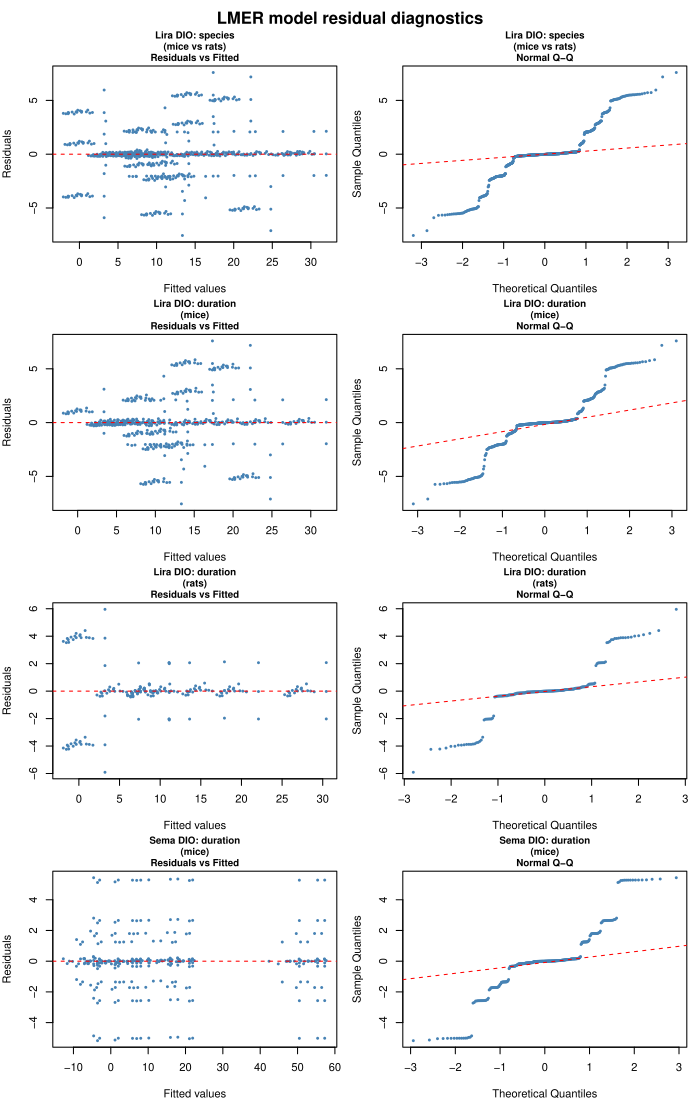

The script that saved this image:
################################################################################
# Combined LMER Diagnostics: Residuals vs Fitted + Normal Q-Q
#
# Models:
#   1. Lira DIO species         (mice vs rats)
#   2. Lira DIO duration, mice
#   3. Lira DIO duration, rats
#   4. Sema DIO duration, mice
#
# Output: lmer_combined_diagnostics.pdf  (2 rows × 4 columns)
#
# Usage:  Rscript lmer_combined_diagnostics.R [data_file]
#   default data_file: ../../data/obesity_a2h_v2.csv
################################################################################

suppressPackageStartupMessages({
  library(dplyr)
  library(lme4)
})

## ---------------------------------------------------------------------------
## 0. Data
## ---------------------------------------------------------------------------

args      <- commandArgs(trailingOnly = TRUE)
data_file <- if (length(args) >= 1) args[1] else "../../data/obesity_a2h_v2.csv"
cat(sprintf("Reading data from: %s\n\n", data_file))

df_raw <- read.csv(data_file, check.names = FALSE)

df_raw <- df_raw %>%
  rename(
    NCT_Number      = `NCT Number`,
    pre_dose_mgkg   = `preclinical_dosage_amount_value(mg/kg)`,
    pre_dur_days    = `preclinical_dosage_duration(days)`,
    pre_wt_treat_g  = `preclinical_animal_weight_before_treatment(grams)`,
    pre_age_treat_d = `preclinical_animal_age_before_treatment(days)`,
    pre_sex         = preclinical_animal_sex,
    pre_strain      = preclinical_animal_strain,
    pre_species     = preclinical_animal_species,
    pre_dose_freq   = preclinical_dosage_frequency,
    pre_n           = preclinical_animal_subject_size,
    clin_dose_mg    = `clinical_dosage_amount_value(mg)`,
    clin_dur_days   = `clinical_dosage_duration(days)`,
    clin_age_groups = clinical_age_groups,
    clin_phases     = clinical_phases,
    y               = translation_outcome
  ) %>%
  mutate(
    pre_age_treat_d_missing = as.integer(is.na(pre_age_treat_d)),
    pre_age_treat_d  = ifelse(is.na(pre_age_treat_d),
                              median(pre_age_treat_d, na.rm = TRUE), pre_age_treat_d),
    pre_species      = factor(pre_species),
    pre_sex          = factor(pre_sex),
    pre_dose_freq    = factor(pre_dose_freq),
    clin_age_groups  = factor(clin_age_groups),
    clin_phases      = factor(clin_phases),
    intervention     = factor(intervention),
    NCT_Number       = factor(NCT_Number),
    pmcid            = factor(pmcid),
    model_type = case_when(
      grepl("DIO|diet|high-fat|HFD",           preclinical_disease_model, ignore.case = TRUE) ~ "DIO",
      grepl("ob/ob|db/db|genetic|leptin",       preclinical_disease_model, ignore.case = TRUE) ~ "Genetic",
      TRUE ~ "Other"
    )
  )

## ---------------------------------------------------------------------------
## Helper: standardise columns
## ---------------------------------------------------------------------------

safe_scale <- function(x) {
  s <- sd(x, na.rm = TRUE)
  if (is.na(s) || s == 0) return(x - mean(x, na.rm = TRUE))
  as.numeric(scale(x))
}

add_scaled_cols <- function(df, global_cols, drug_cols) {
  df[paste0(global_cols, "_z")] <- scale(df[global_cols])
  df <- df %>% mutate(across(all_of(drug_cols), safe_scale, .names = "{.col}_z"))
  df
}

fit_lmer <- function(fml, data) {
  for (opt in c("bobyqa", "nlminbwrap", "Nelder_Mead")) {
    m <- tryCatch(
      suppressWarnings(lmer(as.formula(fml), data = data, REML = TRUE,
                            control = lmerControl(optimizer = opt))),
      error = function(e) NULL
    )
    if (!is.null(m)) return(m)
  }
  stop(paste("All optimisers failed for formula:", fml))
}

## ---------------------------------------------------------------------------
## Model 1: Lira DIO species (mice vs rats)
## ---------------------------------------------------------------------------

global_cols1 <- c("pre_age_treat_d", "clinical_sample_size", "pre_n")
drug_cols1   <- c("pre_dose_mgkg_log", "pre_dur_days", "clin_dose_mg", "clin_dur_days")

df1 <- df_raw %>%
  filter(
    tolower(as.character(intervention)) == "liraglutide",
    pre_species %in% c("mice", "rats"),
    model_type == "DIO",
    !is.na(y), !is.na(pre_dur_days),
    !preclinical_arm_id %in% c(144L, 170L, 263L)
  ) %>%
  mutate(pre_dose_mgkg_log = log(pre_dose_mgkg)) %>%
  droplevels()

df1 <- add_scaled_cols(df1, global_cols1, drug_cols1)

fml1 <- paste(
  "y ~ pre_species + pre_dur_days_z + preclinical_administration_route +",
  "pre_dose_freq + pre_age_treat_d_z + pre_age_treat_d_missing +",
  "pre_dose_mgkg_log_z + pre_n_z + clin_dose_mg_z + clin_dur_days_z +",
  "clinical_sample_size_z + clin_age_groups + clin_phases + pre_sex +",
  "(1 | pmcid) + (1 | NCT_Number)"
)

cat("Fitting model 1: Lira DIO species...\n")
m1 <- fit_lmer(fml1, df1)

## ---------------------------------------------------------------------------
## Model 2: Lira DIO duration, mice
## ---------------------------------------------------------------------------

global_cols2 <- c("pre_age_treat_d", "clinical_sample_size", "pre_n")
drug_cols2   <- c("pre_dose_mgkg_log", "clin_dose_mg", "clin_dur_days")

df2 <- df_raw %>%
  filter(
    tolower(as.character(intervention)) == "liraglutide",
    pre_species == "mice",
    model_type == "DIO",
    !is.na(y), !is.na(pre_dur_days),
    !preclinical_arm_id %in% c(144L, 263L)
  ) %>%
  mutate(pre_dose_mgkg_log = log(pre_dose_mgkg)) %>%
  droplevels()

df2 <- add_scaled_cols(df2, global_cols2, drug_cols2)

fml2 <- paste(
  "y ~ pre_dur_days + pre_dose_freq + clin_age_groups + clin_phases + pre_sex +",
  "pre_age_treat_d_z + pre_age_treat_d_missing + pre_dose_mgkg_log_z +",
  "pre_n_z + clin_dose_mg_z + clin_dur_days_z + clinical_sample_size_z +",
  "(1 | pmcid) + (1 | NCT_Number)"
)

cat("Fitting model 2: Lira DIO duration (mice)...\n")
m2 <- fit_lmer(fml2, df2)

## ---------------------------------------------------------------------------
## Model 3: Lira DIO duration, rats
## ---------------------------------------------------------------------------

global_cols3 <- c("pre_age_treat_d", "clinical_sample_size", "pre_n")
drug_cols3   <- c("pre_dose_mgkg_log", "clin_dose_mg", "clin_dur_days")

df3 <- df_raw %>%
  filter(
    tolower(as.character(intervention)) == "liraglutide",
    pre_species == "rats",
    model_type == "DIO",
    !is.na(y), !is.na(pre_dur_days),
    !preclinical_arm_id %in% c(170L)
  ) %>%
  mutate(pre_dose_mgkg_log = log(pre_dose_mgkg)) %>%
  droplevels()

df3 <- add_scaled_cols(df3, global_cols3, drug_cols3)

fml3 <- paste(
  "y ~ pre_dur_days + preclinical_administration_route + clin_age_groups + clin_phases +",
  "pre_age_treat_d_z + pre_dose_mgkg_log_z + pre_n_z +",
  "clin_dose_mg_z + clin_dur_days_z + clinical_sample_size_z +",
  "(1 | pmcid) + (1 | NCT_Number)"
)

cat("Fitting model 3: Lira DIO duration (rats)...\n")
m3 <- fit_lmer(fml3, df3)

## ---------------------------------------------------------------------------
## Model 4: Sema DIO duration, mice
## ---------------------------------------------------------------------------

global_cols4 <- c("pre_age_treat_d", "clinical_sample_size", "pre_n")
drug_cols4   <- c("pre_dose_mgkg_log", "clin_dur_days")

df4 <- df_raw %>%
  filter(
    tolower(as.character(intervention)) == "semaglutide",
    pre_species == "mice",
    model_type == "DIO",
    !is.na(y), !is.na(pre_dur_days),
    !preclinical_arm_id %in% c(22L)
  ) %>%
  mutate(pre_dose_mgkg_log = log(pre_dose_mgkg)) %>%
  droplevels()

df4 <- add_scaled_cols(df4, global_cols4, drug_cols4)

fml4 <- paste(
  "y ~ pre_dur_days + preclinical_administration_route + pre_dose_freq +",
  "clin_age_groups + clin_phases + pre_age_treat_d_z + pre_age_treat_d_missing +",
  "pre_dose_mgkg_log_z + pre_n_z + clin_dur_days_z + clinical_sample_size_z +",
  "(1 | pmcid) + (1 | NCT_Number)"
)

cat("Fitting model 4: Sema DIO duration (mice)...\n")
m4 <- fit_lmer(fml4, df4)

## ---------------------------------------------------------------------------
## Combined diagnostic figure
## ---------------------------------------------------------------------------

models <- list(m1, m2, m3, m4)
labels <- c(
  "Lira DIO: species\n(mice vs rats)",
  "Lira DIO: duration\n(mice)",
  "Lira DIO: duration\n(rats)",
  "Sema DIO: duration\n(mice)"
)

out_file <- "lmer_combined_diagnostics.pdf"
pdf(out_file, width = 7, height = 11)
par(mfrow = c(4, 2), mar = c(4, 4, 3, 1), oma = c(0, 0, 2, 0))

for (i in seq_along(models)) {
  rv <- resid(models[[i]])
  fv <- fitted(models[[i]])

  ## Residuals vs Fitted
  plot(fv, rv,
       xlab = "Fitted values", ylab = "Residuals",
       main = paste0(labels[i], "\nResiduals vs Fitted"),
       pch = 16, cex = 0.6, col = "steelblue",
       cex.main = 0.85)
  abline(h = 0, col = "red", lty = 2)

  ## Normal Q-Q
  qqnorm(rv, main = paste0(labels[i], "\nNormal Q-Q"),
         pch = 16, cex = 0.6, col = "steelblue",
         cex.main = 0.85)
  qqline(rv, col = "red", lty = 2)
}

mtext("LMER model residual diagnostics", outer = TRUE, cex = 1, font = 2)
dev.off()

cat(sprintf("\nDiagnostic figure saved: %s\n", out_file))
